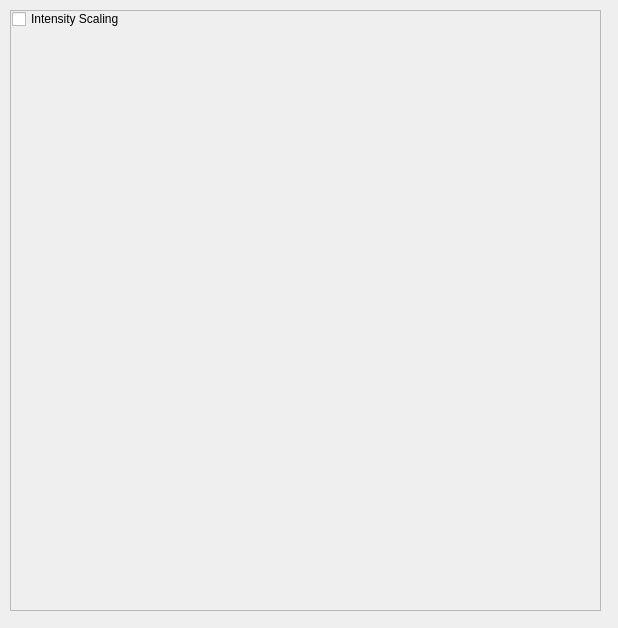
<?xml version="1.0" encoding="UTF-8"?>
<ui version="4.0">
 <class>QtVTKRenderWindows</class>
 <widget class="QMainWindow" name="QtVTKRenderWindows">
  <property name="geometry">
   <rect>
    <x>0</x>
    <y>0</y>
    <width>618</width>
    <height>628</height>
   </rect>
  </property>
  <property name="windowTitle">
   <string>QtVTKRenderWindows</string>
  </property>
  <property name="windowIcon">
   <iconset>
    <normaloff>:/Icons/help.png</normaloff>:/Icons/help.png</iconset>
  </property>
  <property name="iconSize">
   <size>
    <width>22</width>
    <height>22</height>
   </size>
  </property>
  <widget class="QWidget" name="centralwidget">
   <widget class="QFrame" name="frame">
    <property name="geometry">
     <rect>
      <x>10</x>
      <y>10</y>
      <width>591</width>
      <height>601</height>
     </rect>
    </property>
    <property name="frameShape">
     <enum>QFrame::StyledPanel</enum>
    </property>
    <property name="frameShadow">
     <enum>QFrame::Raised</enum>
    </property>
    <widget class="QWidget" name="verticalLayoutWidget">
     <property name="geometry">
      <rect>
       <x>-1</x>
       <y>-1</y>
       <width>591</width>
       <height>601</height>
      </rect>
     </property>
     <layout class="QVBoxLayout" name="verticalLayout">
      <item>
       <layout class="QVBoxLayout" name="verticalLayout_2">
        <property name="spacing">
         <number>6</number>
        </property>
        <property name="leftMargin">
         <number>3</number>
        </property>
        <item>
         <widget class="QCheckBox" name="toggleIntensityScale">
          <property name="sizePolicy">
           <sizepolicy hsizetype="Minimum" vsizetype="Fixed">
            <horstretch>0</horstretch>
            <verstretch>0</verstretch>
           </sizepolicy>
          </property>
          <property name="text">
           <string>Intensity Scaling</string>
          </property>
         </widget>
        </item>
       </layout>
      </item>
      <item>
       <layout class="QGridLayout" name="gridLayout_2">
        <item row="0" column="1">
         <widget class="QVTKWidget" name="view4" native="true"/>
        </item>
        <item row="0" column="0">
         <widget class="QVTKWidget" name="view1" native="true"/>
        </item>
        <item row="1" column="0">
         <widget class="QVTKWidget" name="view2" native="true"/>
        </item>
        <item row="1" column="1">
         <widget class="QVTKWidget" name="view3" native="true"/>
        </item>
       </layout>
      </item>
     </layout>
    </widget>
   </widget>
  </widget>
  <action name="actionOpenFile">
   <property name="enabled">
    <bool>true</bool>
   </property>
   <property name="icon">
    <iconset>
     <normaloff>:/Icons/fileopen.png</normaloff>:/Icons/fileopen.png</iconset>
   </property>
   <property name="text">
    <string>Open File...</string>
   </property>
  </action>
  <action name="actionExit">
   <property name="icon">
    <iconset>
     <normaloff>.</normaloff>.</iconset>
   </property>
   <property name="text">
    <string>Exit</string>
   </property>
  </action>
  <action name="actionPrint">
   <property name="icon">
    <iconset>
     <normaloff>:/Icons/print.png</normaloff>:/Icons/print.png</iconset>
   </property>
   <property name="text">
    <string>Print</string>
   </property>
  </action>
  <action name="actionHelp">
   <property name="icon">
    <iconset>
     <normaloff>:/Icons/help.png</normaloff>:/Icons/help.png</iconset>
   </property>
   <property name="text">
    <string>Help</string>
   </property>
  </action>
  <action name="actionSave">
   <property name="icon">
    <iconset>
     <normaloff>:/Icons/filesave.png</normaloff>:/Icons/filesave.png</iconset>
   </property>
   <property name="text">
    <string>Save</string>
   </property>
  </action>
 </widget>
 <customwidgets>
  <customwidget>
   <class>QVTKWidget</class>
   <extends>QWidget</extends>
   <header>QVTKWidget.h</header>
  </customwidget>
 </customwidgets>
 <resources>
  <include location="Icons/icons.qrc"/>
 </resources>
 <connections/>
</ui>
